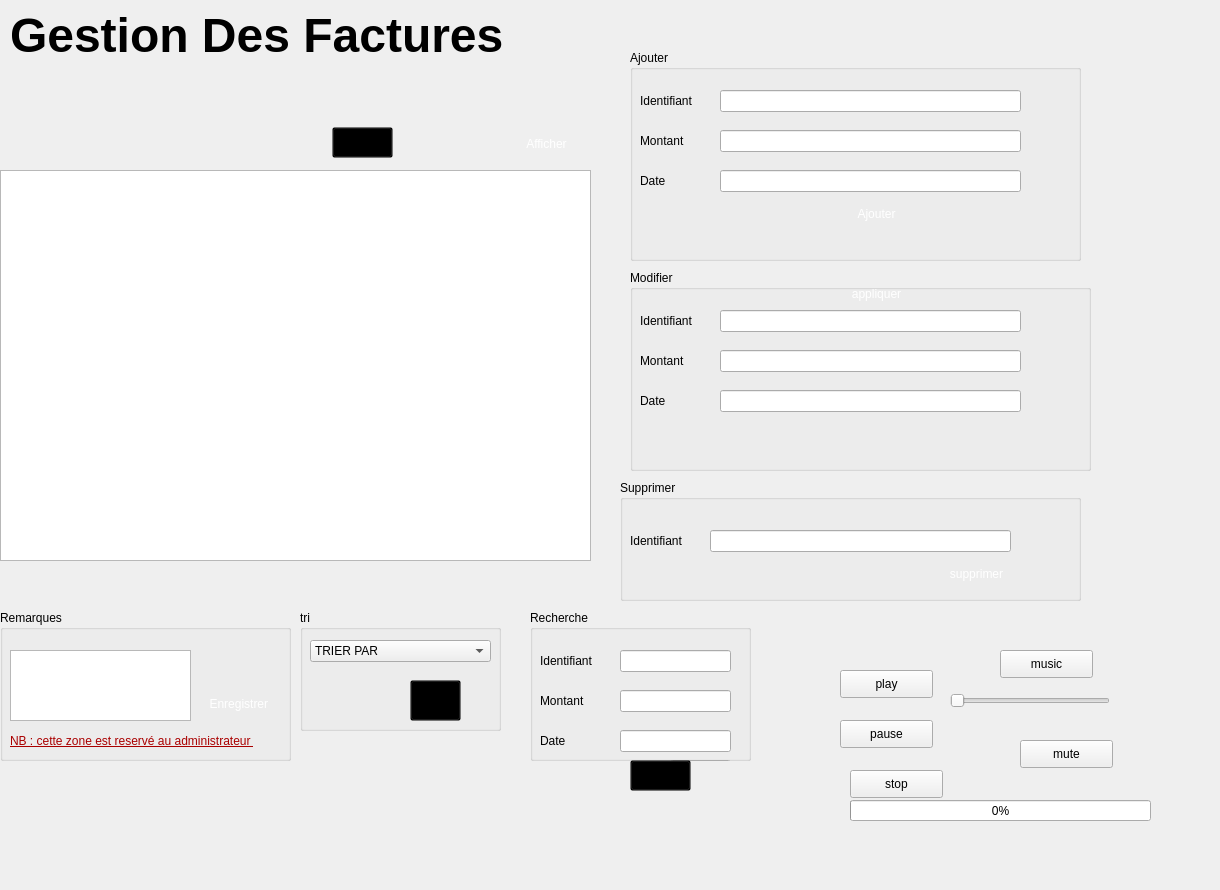
     <widget class="QWidget" name="tab">
      <attribute name="title">
       <string>FACTURES</string>
      </attribute>
      <widget class="QTableView" name="tableView">
       <property name="geometry">
        <rect>
         <x>0</x>
         <y>170</y>
         <width>591</width>
         <height>391</height>
        </rect>
       </property>
      </widget>
      <widget class="QGroupBox" name="groupBox">
       <property name="geometry">
        <rect>
         <x>630</x>
         <y>50</y>
         <width>451</width>
         <height>211</height>
        </rect>
       </property>
       <property name="title">
        <string>Ajouter</string>
       </property>
       <widget class="QLabel" name="label">
        <property name="geometry">
         <rect>
          <x>10</x>
          <y>30</y>
          <width>141</width>
          <height>41</height>
         </rect>
        </property>
        <property name="text">
         <string>Identifiant</string>
        </property>
       </widget>
       <widget class="QLabel" name="label_2">
        <property name="geometry">
         <rect>
          <x>10</x>
          <y>70</y>
          <width>141</width>
          <height>41</height>
         </rect>
        </property>
        <property name="text">
         <string>Montant</string>
        </property>
       </widget>
       <widget class="QLabel" name="label_3">
        <property name="geometry">
         <rect>
          <x>10</x>
          <y>110</y>
          <width>141</width>
          <height>41</height>
         </rect>
        </property>
        <property name="text">
         <string>Date</string>
        </property>
       </widget>
       <widget class="QLineEdit" name="ajoutid">
        <property name="geometry">
         <rect>
          <x>90</x>
          <y>40</y>
          <width>301</width>
          <height>22</height>
         </rect>
        </property>
       </widget>
       <widget class="QLineEdit" name="ajoutdate">
        <property name="geometry">
         <rect>
          <x>90</x>
          <y>80</y>
          <width>301</width>
          <height>22</height>
         </rect>
        </property>
       </widget>
       <widget class="QLineEdit" name="ajoutmontant">
        <property name="geometry">
         <rect>
          <x>90</x>
          <y>120</y>
          <width>301</width>
          <height>22</height>
         </rect>
        </property>
       </widget>
       <widget class="QPushButton" name="Boutonajouter">
        <property name="geometry">
         <rect>
          <x>200</x>
          <y>150</y>
          <width>93</width>
          <height>28</height>
         </rect>
        </property>
        <property name="styleSheet">
         <string notr="true">QPushButton

{
  
  border-radius: 10px;

background-color: qlineargradient(spread:pad, x1:0.613065, y1:0.511, x2:0.969, y2:0, stop:0.18593 rgba((170, 85, 255);), stop:0.959799 rgba(0, 0, 0, 161));
	
color:rgb(255, 255, 255);

}

QPushButton:hover,QPushButton:hover
{
    border: 4px solid QLinearGradient( x1: 2, y1: 2, x2: 2, y2: 3, stop: 0 #08E8DE , stop: 3 #d7801a);
}</string>
        </property>
        <property name="text">
         <string>Ajouter</string>
        </property>
       </widget>
      </widget>
      <widget class="QGroupBox" name="groupBox_2">
       <property name="geometry">
        <rect>
         <x>630</x>
         <y>270</y>
         <width>461</width>
         <height>201</height>
        </rect>
       </property>
       <property name="title">
        <string>Modifier </string>
       </property>
       <widget class="QLabel" name="label_5">
        <property name="geometry">
         <rect>
          <x>10</x>
          <y>70</y>
          <width>141</width>
          <height>41</height>
         </rect>
        </property>
        <property name="text">
         <string>Montant</string>
        </property>
       </widget>
       <widget class="QLabel" name="label_6">
        <property name="geometry">
         <rect>
          <x>10</x>
          <y>30</y>
          <width>141</width>
          <height>41</height>
         </rect>
        </property>
        <property name="text">
         <string>Identifiant</string>
        </property>
       </widget>
       <widget class="QLabel" name="label_7">
        <property name="geometry">
         <rect>
          <x>10</x>
          <y>110</y>
          <width>141</width>
          <height>41</height>
         </rect>
        </property>
        <property name="text">
         <string>Date</string>
        </property>
       </widget>
       <widget class="QLineEdit" name="mod1">
        <property name="geometry">
         <rect>
          <x>90</x>
          <y>80</y>
          <width>301</width>
          <height>22</height>
         </rect>
        </property>
       </widget>
       <widget class="QLineEdit" name="mod2">
        <property name="geometry">
         <rect>
          <x>90</x>
          <y>40</y>
          <width>301</width>
          <height>22</height>
         </rect>
        </property>
       </widget>
       <widget class="QLineEdit" name="mod3">
        <property name="geometry">
         <rect>
          <x>90</x>
          <y>120</y>
          <width>301</width>
          <height>22</height>
         </rect>
        </property>
       </widget>
       <widget class="QPushButton" name="pushButton_7">
        <property name="geometry">
         <rect>
          <x>200</x>
          <y>10</y>
          <width>93</width>
          <height>28</height>
         </rect>
        </property>
        <property name="styleSheet">
         <string notr="true">QPushButton

{
  
  border-radius: 10px;

background-color: qlineargradient(spread:pad, x1:0.613065, y1:0.511, x2:0.969, y2:0, stop:0.18593 rgba((170, 85, 255);), stop:0.959799 rgba(0, 0, 0, 161));
	
color:rgb(255, 255, 255);

}

QPushButton:hover,QPushButton:hover
{
    border: 4px solid QLinearGradient( x1: 2, y1: 2, x2: 2, y2: 3, stop: 0 #08E8DE , stop: 3 #d7801a);
}</string>
        </property>
        <property name="text">
         <string>appliquer</string>
        </property>
       </widget>
      </widget>
      <widget class="QGroupBox" name="groupBox_3">
       <property name="geometry">
        <rect>
         <x>620</x>
         <y>480</y>
         <width>461</width>
         <height>121</height>
        </rect>
       </property>
       <property name="title">
        <string>Supprimer</string>
       </property>
       <widget class="QLabel" name="label_4">
        <property name="geometry">
         <rect>
          <x>10</x>
          <y>40</y>
          <width>141</width>
          <height>41</height>
         </rect>
        </property>
        <property name="text">
         <string>Identifiant</string>
        </property>
       </widget>
       <widget class="QLineEdit" name="delete_2">
        <property name="geometry">
         <rect>
          <x>90</x>
          <y>50</y>
          <width>301</width>
          <height>22</height>
         </rect>
        </property>
       </widget>
       <widget class="QPushButton" name="pushButton_2">
        <property name="geometry">
         <rect>
          <x>310</x>
          <y>80</y>
          <width>93</width>
          <height>28</height>
         </rect>
        </property>
        <property name="styleSheet">
         <string notr="true">QPushButton

{
  
  border-radius: 10px;

background-color: qlineargradient(spread:pad, x1:0.613065, y1:0.511, x2:0.969, y2:0, stop:0.18593 rgba((170, 85, 255);), stop:0.959799 rgba(0, 0, 0, 161));
	
color:rgb(255, 255, 255);

}

QPushButton:hover,QPushButton:hover
{
    border: 4px solid QLinearGradient( x1: 2, y1: 2, x2: 2, y2: 3, stop: 0 #08E8DE , stop: 3 #d7801a);
}</string>
        </property>
        <property name="text">
         <string>supprimer</string>
        </property>
       </widget>
      </widget>
      <widget class="QGroupBox" name="groupBox_4">
       <property name="geometry">
        <rect>
         <x>300</x>
         <y>610</y>
         <width>201</width>
         <height>121</height>
        </rect>
       </property>
       <property name="title">
        <string>tri</string>
       </property>
       <widget class="QComboBox" name="comboBox">
        <property name="geometry">
         <rect>
          <x>10</x>
          <y>30</y>
          <width>181</width>
          <height>22</height>
         </rect>
        </property>
        <item>
         <property name="text">
          <string>TRIER PAR </string>
         </property>
        </item>
        <item>
         <property name="text">
          <string>IDENTIFIANT</string>
         </property>
        </item>
        <item>
         <property name="text">
          <string>DATE_F</string>
         </property>
        </item>
        <item>
         <property name="text">
          <string>MONTANT</string>
         </property>
        </item>
       </widget>
       <widget class="QPushButton" name="pushButton_3">
        <property name="geometry">
         <rect>
          <x>110</x>
          <y>70</y>
          <width>51</width>
          <height>41</height>
         </rect>
        </property>
        <property name="styleSheet">
         <string notr="true">*{


background-color: transparent;
border-image: url(C:/Users/LENOVO/Desktop/tr/valide.png);

}

*:hover
{

background-color: transparent;


}
</string>
        </property>
        <property name="text">
         <string/>
        </property>
       </widget>
      </widget>
      <widget class="QGroupBox" name="groupBox_9">
       <property name="geometry">
        <rect>
         <x>530</x>
         <y>610</y>
         <width>221</width>
         <height>151</height>
        </rect>
       </property>
       <property name="title">
        <string>Recherche </string>
       </property>
       <widget class="QLabel" name="label_15">
        <property name="geometry">
         <rect>
          <x>10</x>
          <y>30</y>
          <width>141</width>
          <height>41</height>
         </rect>
        </property>
        <property name="text">
         <string>Identifiant</string>
        </property>
       </widget>
       <widget class="QLabel" name="label_16">
        <property name="geometry">
         <rect>
          <x>10</x>
          <y>70</y>
          <width>141</width>
          <height>41</height>
         </rect>
        </property>
        <property name="text">
         <string>Montant</string>
        </property>
       </widget>
       <widget class="QLabel" name="label_17">
        <property name="geometry">
         <rect>
          <x>10</x>
          <y>110</y>
          <width>141</width>
          <height>41</height>
         </rect>
        </property>
        <property name="text">
         <string>Date</string>
        </property>
       </widget>
       <widget class="QLineEdit" name="cher1">
        <property name="geometry">
         <rect>
          <x>90</x>
          <y>40</y>
          <width>111</width>
          <height>22</height>
         </rect>
        </property>
       </widget>
       <widget class="QLineEdit" name="che2">
        <property name="geometry">
         <rect>
          <x>90</x>
          <y>80</y>
          <width>111</width>
          <height>22</height>
         </rect>
        </property>
       </widget>
       <widget class="QLineEdit" name="che3">
        <property name="geometry">
         <rect>
          <x>90</x>
          <y>120</y>
          <width>111</width>
          <height>22</height>
         </rect>
        </property>
       </widget>
       <widget class="QPushButton" name="recherche">
        <property name="geometry">
         <rect>
          <x>140</x>
          <y>150</y>
          <width>61</width>
          <height>28</height>
         </rect>
        </property>
        <property name="text">
         <string>ok</string>
        </property>
       </widget>
      </widget>
      <widget class="QGroupBox" name="groupBox_10">
       <property name="geometry">
        <rect>
         <x>0</x>
         <y>610</y>
         <width>291</width>
         <height>151</height>
        </rect>
       </property>
       <property name="title">
        <string>Remarques</string>
       </property>
       <widget class="QPushButton" name="pushButton_8">
        <property name="geometry">
         <rect>
          <x>200</x>
          <y>80</y>
          <width>81</width>
          <height>28</height>
         </rect>
        </property>
        <property name="styleSheet">
         <string notr="true">QPushButton

{
  
  border-radius: 10px;

background-color: qlineargradient(spread:pad, x1:0.613065, y1:0.511, x2:0.969, y2:0, stop:0.18593 rgba((170, 85, 255);), stop:0.959799 rgba(0, 0, 0, 161));
	
color:rgb(255, 255, 255);

}

QPushButton:hover,QPushButton:hover
{
    border: 4px solid QLinearGradient( x1: 2, y1: 2, x2: 2, y2: 3, stop: 0 #08E8DE , stop: 3 #d7801a);
}</string>
        </property>
        <property name="text">
         <string>Enregistrer </string>
        </property>
       </widget>
       <widget class="QTextEdit" name="textEdit">
        <property name="geometry">
         <rect>
          <x>10</x>
          <y>40</y>
          <width>181</width>
          <height>71</height>
         </rect>
        </property>
       </widget>
      </widget>
      <widget class="QPushButton" name="imprimerbt">
       <property name="geometry">
        <rect>
         <x>332</x>
         <y>127</y>
         <width>61</width>
         <height>31</height>
        </rect>
       </property>
       <property name="styleSheet">
        <string notr="true">*{


background-color: transparent;
border-image: url(C:/Users/LENOVO/Desktop/tr/imp.jpg);

}

*:hover
{

background-color: transparent;


}
</string>
       </property>
       <property name="text">
        <string/>
       </property>
      </widget>
      <widget class="QLabel" name="image">
       <property name="geometry">
        <rect>
         <x>-30</x>
         <y>-130</y>
         <width>1211</width>
         <height>10</height>
        </rect>
       </property>
       <property name="text">
        <string>TextLabel</string>
       </property>
       <property name="scaledContents">
        <bool>true</bool>
       </property>
      </widget>
      <widget class="QLabel" name="digitalclock_2">
       <property name="geometry">
        <rect>
         <x>800</x>
         <y>590</y>
         <width>251</width>
         <height>51</height>
        </rect>
       </property>
       <property name="text">
        <string/>
       </property>
      </widget>
      <widget class="QLabel" name="date_2">
       <property name="geometry">
        <rect>
         <x>790</x>
         <y>620</y>
         <width>164</width>
         <height>31</height>
        </rect>
       </property>
       <property name="text">
        <string/>
       </property>
      </widget>
      <widget class="QPushButton" name="pushButton_9">
       <property name="geometry">
        <rect>
         <x>630</x>
         <y>760</y>
         <width>61</width>
         <height>31</height>
        </rect>
       </property>
       <property name="styleSheet">
        <string notr="true">*{


background-color: transparent;
border-image: url(C:/Users/LENOVO/Desktop/tr/rech.jfif);

}

*:hover
{

background-color: transparent;


}
</string>
       </property>
       <property name="text">
        <string/>
       </property>
      </widget>
      <widget class="QLabel" name="text1">
       <property name="geometry">
        <rect>
         <x>10</x>
         <y>710</y>
         <width>291</width>
         <height>61</height>
        </rect>
       </property>
       <property name="styleSheet">
        <string notr="true">
font: 18pt &quot;MS Shell Dlg 2&quot;;
text-decoration: underline;
font: 8pt &quot;MS Shell Dlg 2&quot;;
color: rgb(170, 0, 0);</string>
       </property>
       <property name="text">
        <string>NB : cette zone est reservé au administrateur </string>
       </property>
      </widget>
      <widget class="QLabel" name="textf">
       <property name="geometry">
        <rect>
         <x>10</x>
         <y>0</y>
         <width>641</width>
         <height>71</height>
        </rect>
       </property>
       <property name="font">
        <font>
         <pointsize>36</pointsize>
         <weight>75</weight>
         <bold>true</bold>
        </font>
       </property>
       <property name="text">
        <string>Gestion Des Factures </string>
       </property>
       <property name="scaledContents">
        <bool>false</bool>
       </property>
      </widget>
      <widget class="QPushButton" name="pushButton_4">
       <property name="geometry">
        <rect>
         <x>500</x>
         <y>130</y>
         <width>93</width>
         <height>28</height>
        </rect>
       </property>
       <property name="styleSheet">
        <string notr="true">QPushButton

{
  
  border-radius: 10px;

background-color: qlineargradient(spread:pad, x1:0.613065, y1:0.511, x2:0.969, y2:0, stop:0.18593 rgba((170, 85, 255);), stop:0.959799 rgba(0, 0, 0, 161));
	
color:rgb(255, 255, 255);

}

QPushButton:hover,QPushButton:hover
{
    border: 4px solid QLinearGradient( x1: 2, y1: 2, x2: 2, y2: 3, stop: 0 #08E8DE , stop: 3 #d7801a);
}</string>
       </property>
       <property name="text">
        <string>Afficher</string>
       </property>
      </widget>
      <widget class="QLabel" name="imm">
       <property name="geometry">
        <rect>
         <x>-10</x>
         <y>-80</y>
         <width>1151</width>
         <height>881</height>
        </rect>
       </property>
       <property name="text">
        <string/>
       </property>
      </widget>
      <widget class="QPushButton" name="music">
       <property name="geometry">
        <rect>
         <x>1000</x>
         <y>650</y>
         <width>93</width>
         <height>28</height>
        </rect>
       </property>
       <property name="text">
        <string>music</string>
       </property>
      </widget>
      <widget class="QPushButton" name="play">
       <property name="geometry">
        <rect>
         <x>840</x>
         <y>670</y>
         <width>93</width>
         <height>28</height>
        </rect>
       </property>
       <property name="text">
        <string>play</string>
       </property>
      </widget>
      <widget class="QPushButton" name="pause">
       <property name="geometry">
        <rect>
         <x>840</x>
         <y>720</y>
         <width>93</width>
         <height>28</height>
        </rect>
       </property>
       <property name="text">
        <string>pause</string>
       </property>
      </widget>
      <widget class="QPushButton" name="stop">
       <property name="geometry">
        <rect>
         <x>850</x>
         <y>770</y>
         <width>93</width>
         <height>28</height>
        </rect>
       </property>
       <property name="text">
        <string>stop</string>
       </property>
      </widget>
      <widget class="QProgressBar" name="progressBar">
       <property name="geometry">
        <rect>
         <x>850</x>
         <y>800</y>
         <width>301</width>
         <height>21</height>
        </rect>
       </property>
       <property name="value">
        <number>0</number>
       </property>
      </widget>
      <widget class="QSlider" name="volume">
       <property name="geometry">
        <rect>
         <x>950</x>
         <y>690</y>
         <width>160</width>
         <height>22</height>
        </rect>
       </property>
       <property name="orientation">
        <enum>Qt::Horizontal</enum>
       </property>
      </widget>
      <widget class="QPushButton" name="mute">
       <property name="geometry">
        <rect>
         <x>1020</x>
         <y>740</y>
         <width>93</width>
         <height>28</height>
        </rect>
       </property>
       <property name="text">
        <string>mute</string>
       </property>
      </widget>
      <zorder>imm</zorder>
      <zorder>image</zorder>
      <zorder>tableView</zorder>
      <zorder>groupBox</zorder>
      <zorder>groupBox_2</zorder>
      <zorder>groupBox_3</zorder>
      <zorder>groupBox_4</zorder>
      <zorder>groupBox_9</zorder>
      <zorder>groupBox_10</zorder>
      <zorder>imprimerbt</zorder>
      <zorder>digitalclock_2</zorder>
      <zorder>date_2</zorder>
      <zorder>pushButton_9</zorder>
      <zorder>text1</zorder>
      <zorder>textf</zorder>
      <zorder>pushButton_4</zorder>
      <zorder>music</zorder>
      <zorder>play</zorder>
      <zorder>pause</zorder>
      <zorder>stop</zorder>
      <zorder>progressBar</zorder>
      <zorder>volume</zorder>
      <zorder>mute</zorder>
     </widget>
